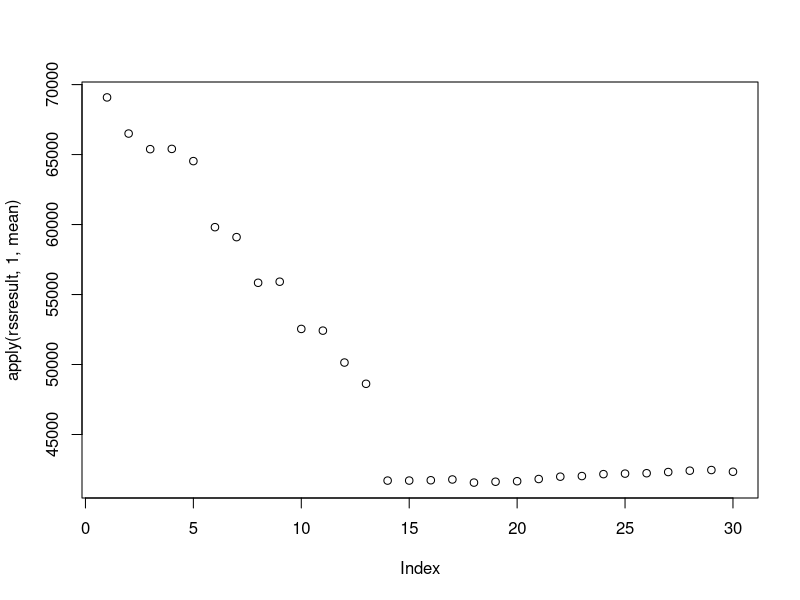

R code for this plot:
# first make some data
n <- 1000       # number of obs
p <- 30         # number of variables
                                                                                
x <- matrix(rnorm(n*p),n,p)
beta <- c(rnorm(p/2,0,5),rnorm(p/2,0,.25))
y <- x %*% beta + rnorm(n,0,20)
thedata <- data.frame(y=y,x=x)
                                                                                
summary(lm(y~x))
                                                                                
fold <- rep(1:10,length=n)
fold <- sample(fold)
                                                                                
rssresult <- matrix(0,p,10)
for (j in 1:10)
    for (i in 1:p) {
        templm <- lm(y~.,data=thedata[fold!=j,1:(i+1)])
        yhat <- predict(templm,newdata=thedata[fold==j,1:(i+1)])
        rssresult[i,j] <- sum((yhat-y[fold==j])^2)
        }
                                                                                
# this plot shows cross-validated residual sum of squares versus the model
# number.  As expected, the most important thing is including the first p/2
# of the predictors.
                                                                                
plot(apply(rssresult,1,mean))
